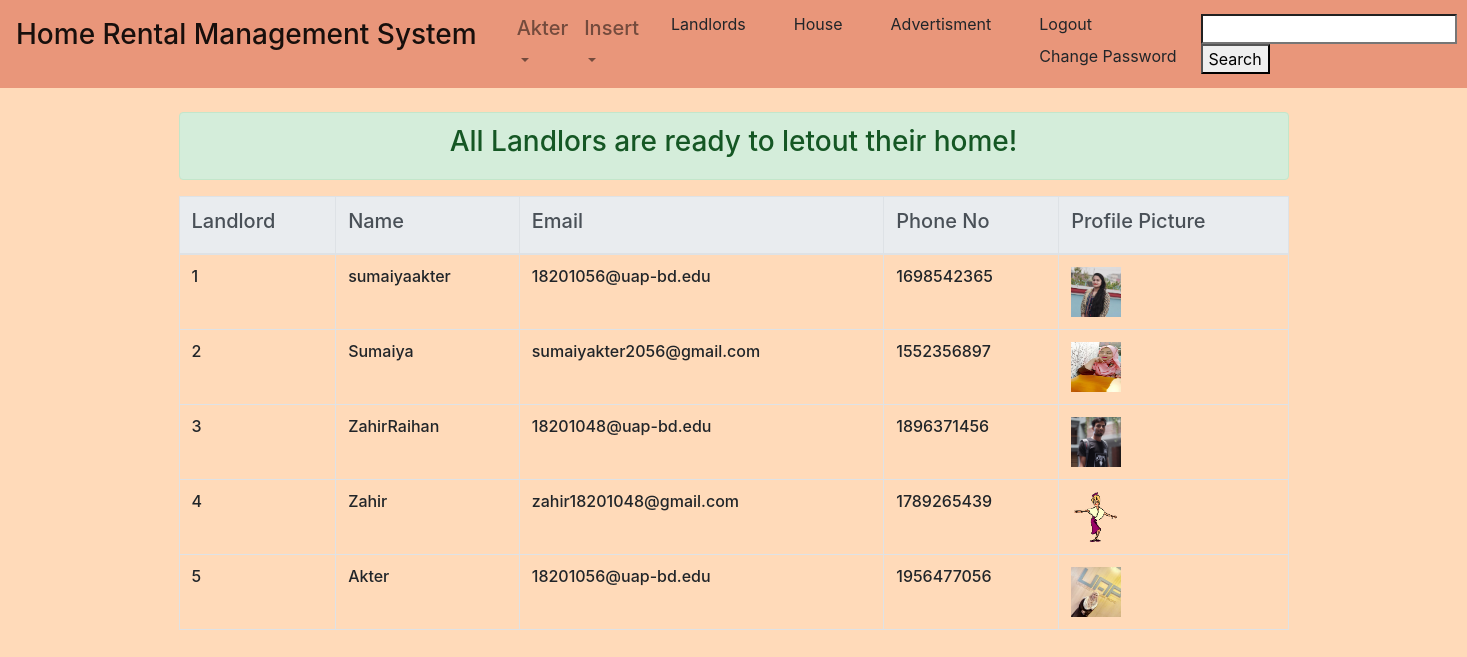
The page /Landlords/ (signed in) on the database its author committed.
### User/models.py (models this page shows, shortened)
class Profile(models.Model):
    profile_picture = models.ImageField(upload_to='images/profile')
    contact_no = models.IntegerField(null=True, blank=True)
    name = models.CharField(max_length=100,null=True)
    email = models.EmailField(max_length=100, null=True, default=1)
    user = models.ForeignKey(User, on_delete=models.CASCADE, null=True, default=1)

### Landlord/views.py (the view)
# urls.py: path('Landlords/',Lview.Landlordinfo , name='Landlords'),
@login_required
def Landlordinfo(request) :
    lanlord = Landlord.objects.filter(user=request.user)
    Landlords = Profile.objects.all()
    if lanlord:
        context = {
            "landlord": True,
            "Landlords" : Landlords
        }
    else:
        context = {
            "Landlords" : Landlords
        }
    return render(request,'landlord/landlordinfo.html',context)

### templates/landlord/landlordinfo.html (shortened to what this page needs)
{% extends 'base.html' %}
{% block content %}
<div class="alert alert-success" role="alert">
  <h3 class="alert-heading" style="text-align: center  " >All Landlors are ready to letout their home!</h3>
</div>
     <table class="table table-bordered">
  <thead class="thead-light">
    <tr>
      <th scope="col"><h5>Landlord</h5> </th>
      <th scope="col"><h5>Name</h5> </th>
      <th scope="col"><h5>Email</h5></th>
      <th scope="col"><h5>Phone No</h5></th>
        <th scope="col"><h5>Profile Picture</h5></th>
    </tr>
  </thead>
      {% for i in Landlords %}
      <body>
       <tr>
           <td> <h6>{{ i.user_id }}</h6></td>
           <td><h6>{{ i.name }}</h6></td>
           <td><h6>{{ i.email }}</h6></td>
           <td><h6>{{ i.contact_no }}</h6></td>
           <td><img src="{{ i.profile_picture.url }} " width="50" height="50"></td>
       </tr>
      </body>
{% endfor %}
    </table>
{% endblock content %}

### templates/base.html (shortened to what this page needs)
{% load static %}
<!DOCTYPE html>
<html lang="en">
<head>
    <link rel="stylesheet" href="https://stackpath.bootstrapcdn.com/bootstrap/4.5.2/css/bootstrap.min.css">
</head>
<body style="background-color: peachpuff ">
<nav class="navbar navbar-expand-lg navbar-light" style="background-color: darksalmon;">
  <br class="collapse navbar-collapse" id="navbarSupportedContent">
    <ul class="navbar-nav mr-auto">
      <li class="navbar-brand">
  <a class="navbar-brand" href="{% url 'Advertisment' %}">
    <h3>Home Rental Management System</h3>
  </a>
      </li>
        {% if user.is_authenticated %}
            {% if landlord %}
          <li class="nav-item dropdown">
            <a class="nav-link dropdown-toggle" href="#" id="navbarDropdown" role="button" data-toggle="dropdown" aria-haspopup="true" aria-expanded="false">
                <h5> {{ user.username }}</h5>
            </a>
          </li>
      <li class="nav-item dropdown">
        <a class="nav-link dropdown-toggle" href="#" id="navbarDropdown" role="button" data-toggle="dropdown" aria-haspopup="true" aria-expanded="false">
          <h5>Insert</h5>
        </a>
      </li>
      {% endif %}
            <li class="nav-item ">
            <a class="dropdown-item" href="{% url 'Landlords'%}">Landlords</a>
         </li>
            <li class="nav-item ">
            <a class="dropdown-item" href="{% url 'House' %}">House</a>
         </li>
            <li class="nav-item ">
            <a class="dropdown-item" href="{% url 'Advertisment' %}">Advertisment</a>
         </li>
                <li class="nav-item ">
                <a class="dropdown-item" href="{% url 'logout' %}">Logout</a>
                <a class="dropdown-item" href="{% url 'password_change' %}">Change Password</a>
        </li>
    </ul>
        <form method="POST" action="{% url 'Advertisment' %}">
            <input  type="search" name="search">
            <button  type="submit">Search</button>
        </form>
    {% endif %}
</nav>
 <br>
 <div class="container">
    {% block content %}
    {% endblock content %}
</div>
</body>
</html>

### rows shown on the page
Profile: user_id "1", name "sumaiyaakter", email "18201056@uap-bd.edu", contact_no "1698542365", profile_picture (picture)
Profile: user_id "2", name "Sumaiya", email "sumaiyakter2056@gmail.com", contact_no "1552356897", profile_picture (picture)
Profile: user_id "3", name "ZahirRaihan", email "18201048@uap-bd.edu", contact_no "1896371456", profile_picture (picture)
Profile: user_id "4", name "Zahir", email "zahir18201048@gmail.com", contact_no "1789265439", profile_picture (picture)
Profile: user_id "5", name "Akter", email "18201056@uap-bd.edu", contact_no "1956477056", profile_picture (picture)

### other values the page prints
{{ user.username }} "Akter"
